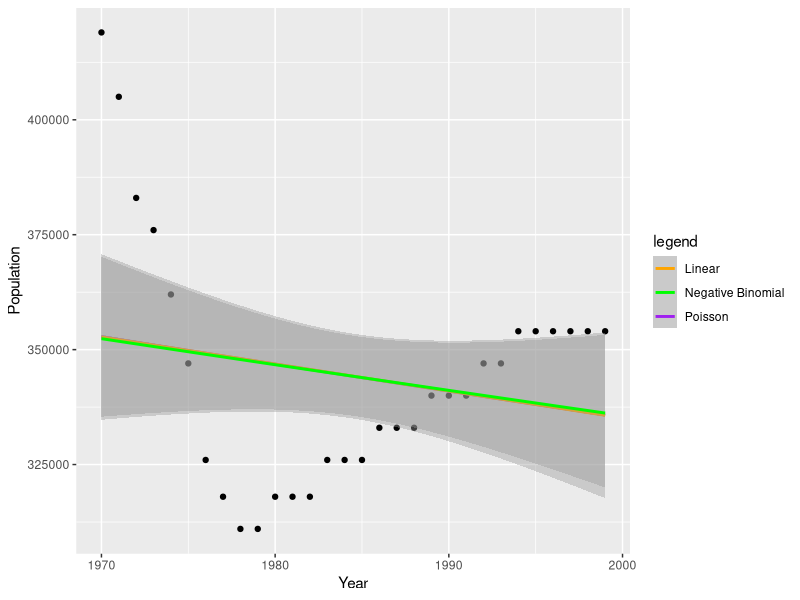
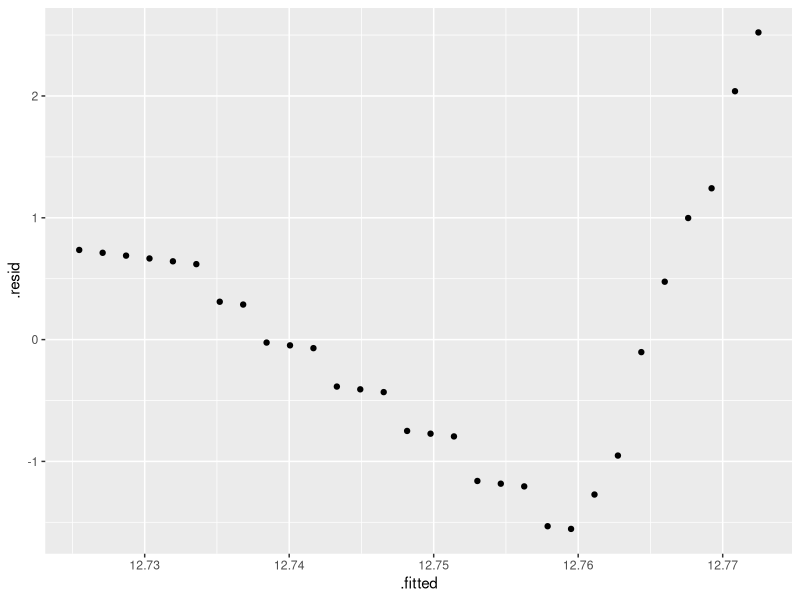
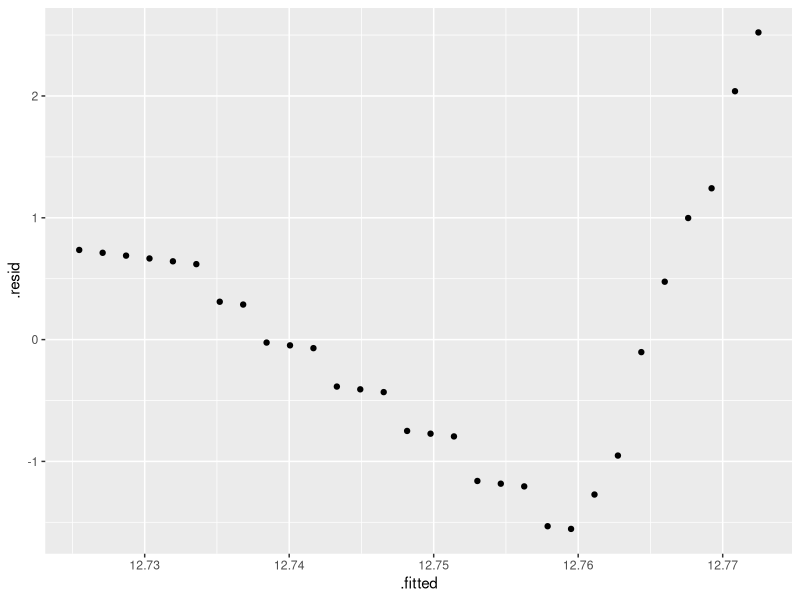

Recreate these plots in R, in order.
## ---- chunk 1
library(tidyverse)
library(here)
library(MASS)
library(broom)
whale <- read_csv(here("data", "sperm_whale_pop.csv"))
#monarch <- read_csv(here("data", "monarch.csv"))
addax <- read_csv(here("data", "addax.csv"))
grizzly_ukraine <- read_csv(here("data", "grizzly_ukraine.csv"))
ringed_seal <- read_csv(here("data", "ringed_seal_finland.csv"))
## ---- chunk 2

pop.decline <- function(df, ntimes){
  
  # remove NA values, fit several models
  df <- na.omit(df)
  glm.fit <- glm(df$Population ~ df$Year, data = df)
  fit.poi <- glm(df$Population ~ df$Year, data = df, family = "poisson")
  fit.nb <- glm.nb(df$Population ~ df$Year, data = df)
  fits <- list((glm.fit), (fit.poi), (fit.nb))
  #lm.fit <- lm(log(Population) ~ log(Year), data = df)
  #####
  
  #compare AIC of each model and return as a list
  mods <- c("Linear Model", "Poisson", "Negative Binomial")
  aics <- c(summary(glm.fit)$aic, summary(fit.poi)$aic, summary(fit.nb)$aic)
  best_model <- fits[[order(aics)[1]]]
  aic_summary <- cat("AIC for Each Model", "\n",
               mods[1], ": ", aics[1], "\n", 
               mods[2], ": ", aics[2], "\n",
               mods[3], ": ", aics[3], "\n")
  #####
  
  # identify the fit of the best model, use this fit to 
  # simulate data from this fit ntimes
  # sort each of the simulated data
  # regress over each simulation to find predicted extinction date
  n <- max(df$Year) - min(df$Year) +1
  y.hat <- best_model$fitted.values
  
  if(order(aics)[1] == 2){
    y.rep <- matrix(ncol = ntimes, data = c(rpois(n*ntimes, y.hat)))
  } else if(order(aics)[1] == 3){
    y.rep <- matrix(ncol = ntimes, data = c(rnegbin(n = n*ntimes, mu = y.hat, 
                  theta = summary(fit.nb)$theta)))
  } else {
    new_data <- data.frame("Year" = seq(max(df$Year)+1, max(df$Year) + n*ntimes, 1))
    preds <- predict(glm.fit, newdata = new_data, type = 'response')
    preds <- preds + runif(n = n*ntimes, min = min(glm.fit$residuals), max =  
              max(glm.fit$residuals))
    y.rep <- matrix(ncol = ntimes, data = preds)
  }
    
  years <- c(min(df$Year):max(df$Year))
  y.rep.sort <- -apply(-y.rep, 2, sort)
  y.coefs <- t(apply(y.rep.sort, 2, function(y.col) lm(y.col~years)$coef))
  end.dates <- -y.coefs[,1] / y.coefs[,2]
  end.date <- cat("Predicted Extinction: ", mean(end.dates))
  #####
  
  #create plot with each model fit
  plot1 <- ggplot(data = df, aes(x = Year, y = Population)) +
  geom_point() +
  geom_smooth(method='glm',formula=y~x, method.args = list(family = "poisson"), 
                 aes(color = "Poisson")) +
  geom_smooth(method='glm',formula=y~x, aes(color = "Linear")) + 
  geom_smooth(method='glm.nb',formula=y~x, aes(color = "Negative Binomial")) +
  scale_colour_manual(name="legend", values=c("orange", "green", "purple")) +
  labs(x = "Year", y = "Population")
  #####
  
  #create residual plot for lowest aic model
  aug.best_model <- augment(best_model)
  resid.plot1 <- ggplot(aug.best_model, aes(x = .fitted, y = .resid)) +
    geom_point()
  #####
  
  #wrap plots together
  print_plots <- function(x, y){
    {par(mfrow = c(1,2))
    print(x)
    print(y)}
  }
  #####
  
  #return list of aics, extinction date, plot of fits, residual plot
  return(list(aic_summary, end.date, print_plots(plot1, resid.plot1)))
}
## ---- chunk 3
pop.decline(df = whale, ntimes = 100)
# pop.decline(df = addax, ntimes = 100)
# pop.decline(df = grizzly_ukraine, ntimes = 100)
# pop.decline(df = ringed_seal, ntimes = 100)
